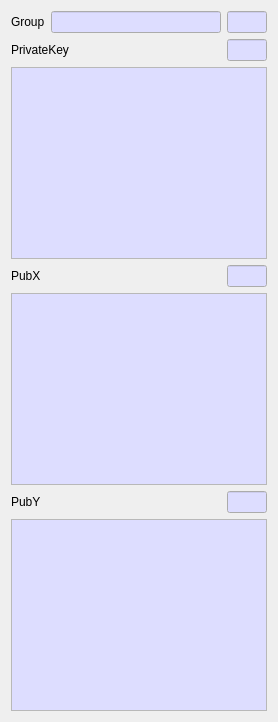
     <widget class="QWidget" name="tab_2">
      <attribute name="title">
       <string>ECC</string>
      </attribute>
      <layout class="QVBoxLayout" name="verticalLayout_3">
       <item>
        <layout class="QGridLayout" name="gridLayout_4">
         <item row="0" column="2">
          <widget class="QLineEdit" name="mECC_GroupLenText">
           <property name="minimumSize">
            <size>
             <width>40</width>
             <height>0</height>
            </size>
           </property>
           <property name="maximumSize">
            <size>
             <width>40</width>
             <height>16777215</height>
            </size>
           </property>
           <property name="palette">
            <palette>
             <active>
              <colorrole role="Base">
               <brush brushstyle="SolidPattern">
                <color alpha="255">
                 <red>221</red>
                 <green>221</green>
                 <blue>255</blue>
                </color>
               </brush>
              </colorrole>
             </active>
             <inactive>
              <colorrole role="Base">
               <brush brushstyle="SolidPattern">
                <color alpha="255">
                 <red>221</red>
                 <green>221</green>
                 <blue>255</blue>
                </color>
               </brush>
              </colorrole>
             </inactive>
             <disabled>
              <colorrole role="Base">
               <brush brushstyle="SolidPattern">
                <color alpha="255">
                 <red>240</red>
                 <green>240</green>
                 <blue>240</blue>
                </color>
               </brush>
              </colorrole>
             </disabled>
            </palette>
           </property>
           <property name="readOnly">
            <bool>true</bool>
           </property>
          </widget>
         </item>
         <item row="0" column="0">
          <widget class="QLabel" name="label_10">
           <property name="text">
            <string>Group</string>
           </property>
          </widget>
         </item>
         <item row="0" column="1">
          <widget class="QLineEdit" name="mECC_GroupText">
           <property name="palette">
            <palette>
             <active>
              <colorrole role="Base">
               <brush brushstyle="SolidPattern">
                <color alpha="255">
                 <red>221</red>
                 <green>221</green>
                 <blue>255</blue>
                </color>
               </brush>
              </colorrole>
             </active>
             <inactive>
              <colorrole role="Base">
               <brush brushstyle="SolidPattern">
                <color alpha="255">
                 <red>221</red>
                 <green>221</green>
                 <blue>255</blue>
                </color>
               </brush>
              </colorrole>
             </inactive>
             <disabled>
              <colorrole role="Base">
               <brush brushstyle="SolidPattern">
                <color alpha="255">
                 <red>240</red>
                 <green>240</green>
                 <blue>240</blue>
                </color>
               </brush>
              </colorrole>
             </disabled>
            </palette>
           </property>
           <property name="readOnly">
            <bool>true</bool>
           </property>
          </widget>
         </item>
        </layout>
       </item>
       <item>
        <layout class="QGridLayout" name="gridLayout_12">
         <item row="0" column="0">
          <widget class="QLabel" name="label_13">
           <property name="text">
            <string>PrivateKey</string>
           </property>
          </widget>
         </item>
         <item row="0" column="2">
          <widget class="QLineEdit" name="mECC_PrivateLenText">
           <property name="minimumSize">
            <size>
             <width>40</width>
             <height>0</height>
            </size>
           </property>
           <property name="maximumSize">
            <size>
             <width>40</width>
             <height>16777215</height>
            </size>
           </property>
           <property name="palette">
            <palette>
             <active>
              <colorrole role="Base">
               <brush brushstyle="SolidPattern">
                <color alpha="255">
                 <red>221</red>
                 <green>221</green>
                 <blue>255</blue>
                </color>
               </brush>
              </colorrole>
             </active>
             <inactive>
              <colorrole role="Base">
               <brush brushstyle="SolidPattern">
                <color alpha="255">
                 <red>221</red>
                 <green>221</green>
                 <blue>255</blue>
                </color>
               </brush>
              </colorrole>
             </inactive>
             <disabled>
              <colorrole role="Base">
               <brush brushstyle="SolidPattern">
                <color alpha="255">
                 <red>240</red>
                 <green>240</green>
                 <blue>240</blue>
                </color>
               </brush>
              </colorrole>
             </disabled>
            </palette>
           </property>
           <property name="readOnly">
            <bool>true</bool>
           </property>
          </widget>
         </item>
         <item row="0" column="1">
          <spacer name="horizontalSpacer_7">
           <property name="orientation">
            <enum>Qt::Horizontal</enum>
           </property>
           <property name="sizeHint" stdset="0">
            <size>
             <width>40</width>
             <height>20</height>
            </size>
           </property>
          </spacer>
         </item>
        </layout>
       </item>
       <item>
        <widget class="QPlainTextEdit" name="mECC_PrivateText">
         <property name="palette">
          <palette>
           <active>
            <colorrole role="Base">
             <brush brushstyle="SolidPattern">
              <color alpha="255">
               <red>221</red>
               <green>221</green>
               <blue>255</blue>
              </color>
             </brush>
            </colorrole>
           </active>
           <inactive>
            <colorrole role="Base">
             <brush brushstyle="SolidPattern">
              <color alpha="255">
               <red>221</red>
               <green>221</green>
               <blue>255</blue>
              </color>
             </brush>
            </colorrole>
           </inactive>
           <disabled>
            <colorrole role="Base">
             <brush brushstyle="SolidPattern">
              <color alpha="255">
               <red>240</red>
               <green>240</green>
               <blue>240</blue>
              </color>
             </brush>
            </colorrole>
           </disabled>
          </palette>
         </property>
         <property name="readOnly">
          <bool>true</bool>
         </property>
        </widget>
       </item>
       <item>
        <layout class="QGridLayout" name="gridLayout_13">
         <property name="topMargin">
          <number>0</number>
         </property>
         <item row="0" column="0">
          <widget class="QLabel" name="label_11">
           <property name="text">
            <string>PubX</string>
           </property>
          </widget>
         </item>
         <item row="0" column="2">
          <widget class="QLineEdit" name="mECC_PubXLenText">
           <property name="minimumSize">
            <size>
             <width>40</width>
             <height>0</height>
            </size>
           </property>
           <property name="maximumSize">
            <size>
             <width>40</width>
             <height>16777215</height>
            </size>
           </property>
           <property name="palette">
            <palette>
             <active>
              <colorrole role="Base">
               <brush brushstyle="SolidPattern">
                <color alpha="255">
                 <red>221</red>
                 <green>221</green>
                 <blue>255</blue>
                </color>
               </brush>
              </colorrole>
             </active>
             <inactive>
              <colorrole role="Base">
               <brush brushstyle="SolidPattern">
                <color alpha="255">
                 <red>221</red>
                 <green>221</green>
                 <blue>255</blue>
                </color>
               </brush>
              </colorrole>
             </inactive>
             <disabled>
              <colorrole role="Base">
               <brush brushstyle="SolidPattern">
                <color alpha="255">
                 <red>240</red>
                 <green>240</green>
                 <blue>240</blue>
                </color>
               </brush>
              </colorrole>
             </disabled>
            </palette>
           </property>
           <property name="readOnly">
            <bool>true</bool>
           </property>
          </widget>
         </item>
         <item row="0" column="1">
          <spacer name="horizontalSpacer_8">
           <property name="orientation">
            <enum>Qt::Horizontal</enum>
           </property>
           <property name="sizeHint" stdset="0">
            <size>
             <width>40</width>
             <height>20</height>
            </size>
           </property>
          </spacer>
         </item>
        </layout>
       </item>
       <item>
        <widget class="QPlainTextEdit" name="mECC_PubXText">
         <property name="palette">
          <palette>
           <active>
            <colorrole role="Base">
             <brush brushstyle="SolidPattern">
              <color alpha="255">
               <red>221</red>
               <green>221</green>
               <blue>255</blue>
              </color>
             </brush>
            </colorrole>
           </active>
           <inactive>
            <colorrole role="Base">
             <brush brushstyle="SolidPattern">
              <color alpha="255">
               <red>221</red>
               <green>221</green>
               <blue>255</blue>
              </color>
             </brush>
            </colorrole>
           </inactive>
           <disabled>
            <colorrole role="Base">
             <brush brushstyle="SolidPattern">
              <color alpha="255">
               <red>240</red>
               <green>240</green>
               <blue>240</blue>
              </color>
             </brush>
            </colorrole>
           </disabled>
          </palette>
         </property>
         <property name="readOnly">
          <bool>true</bool>
         </property>
        </widget>
       </item>
       <item>
        <layout class="QGridLayout" name="gridLayout_14">
         <property name="topMargin">
          <number>0</number>
         </property>
         <item row="0" column="0">
          <widget class="QLabel" name="label_12">
           <property name="text">
            <string>PubY</string>
           </property>
          </widget>
         </item>
         <item row="0" column="2">
          <widget class="QLineEdit" name="mECC_PubYLenText">
           <property name="minimumSize">
            <size>
             <width>40</width>
             <height>0</height>
            </size>
           </property>
           <property name="maximumSize">
            <size>
             <width>40</width>
             <height>16777215</height>
            </size>
           </property>
           <property name="palette">
            <palette>
             <active>
              <colorrole role="Base">
               <brush brushstyle="SolidPattern">
                <color alpha="255">
                 <red>221</red>
                 <green>221</green>
                 <blue>255</blue>
                </color>
               </brush>
              </colorrole>
             </active>
             <inactive>
              <colorrole role="Base">
               <brush brushstyle="SolidPattern">
                <color alpha="255">
                 <red>221</red>
                 <green>221</green>
                 <blue>255</blue>
                </color>
               </brush>
              </colorrole>
             </inactive>
             <disabled>
              <colorrole role="Base">
               <brush brushstyle="SolidPattern">
                <color alpha="255">
                 <red>240</red>
                 <green>240</green>
                 <blue>240</blue>
                </color>
               </brush>
              </colorrole>
             </disabled>
            </palette>
           </property>
           <property name="readOnly">
            <bool>true</bool>
           </property>
          </widget>
         </item>
         <item row="0" column="1">
          <spacer name="horizontalSpacer_9">
           <property name="orientation">
            <enum>Qt::Horizontal</enum>
           </property>
           <property name="sizeHint" stdset="0">
            <size>
             <width>40</width>
             <height>20</height>
            </size>
           </property>
          </spacer>
         </item>
        </layout>
       </item>
       <item>
        <widget class="QPlainTextEdit" name="mECC_PubYText">
         <property name="palette">
          <palette>
           <active>
            <colorrole role="Base">
             <brush brushstyle="SolidPattern">
              <color alpha="255">
               <red>221</red>
               <green>221</green>
               <blue>255</blue>
              </color>
             </brush>
            </colorrole>
           </active>
           <inactive>
            <colorrole role="Base">
             <brush brushstyle="SolidPattern">
              <color alpha="255">
               <red>221</red>
               <green>221</green>
               <blue>255</blue>
              </color>
             </brush>
            </colorrole>
           </inactive>
           <disabled>
            <colorrole role="Base">
             <brush brushstyle="SolidPattern">
              <color alpha="255">
               <red>240</red>
               <green>240</green>
               <blue>240</blue>
              </color>
             </brush>
            </colorrole>
           </disabled>
          </palette>
         </property>
         <property name="readOnly">
          <bool>true</bool>
         </property>
        </widget>
       </item>
      </layout>
     </widget>
